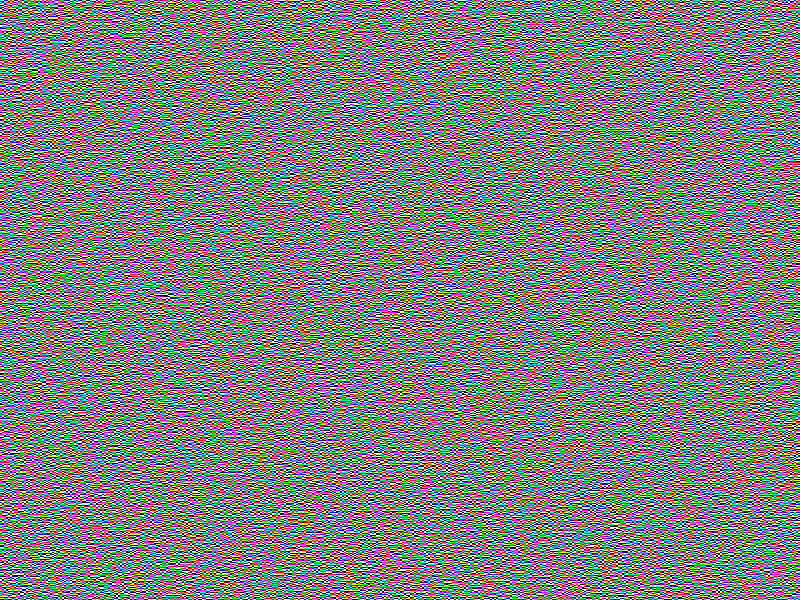
%> input picture Verifiable And Secure Color Image Visual Cryptography using RgbModel and Color Codes/Verification Share.bmp, 800 x 600 px; the run also reads 1 picture not shown here
$ octave verifivation.m   (GNU Octave 9; MATLAB toolbox functions it lacks are replaced by stand-ins)
%> lines starting %> are read from the running program, lines starting %| are printed output that depends on the picture
image_4 = imread('Verification Share.bmp');
%> image_4 is the input picture: size 600x800x3 uint8; mean R, G, B 127.3, 127.3, 127.3
image_4 = double(image_4);
%> image_4: size 600x800x3 double
R=image_4(:,:,1);
C=1-R;
G=image_4(:,:,2);
M=1-G;
B=image_4(:,:,3);
Y=1-B;
image_4=cat(3,C,M,Y);
figure; imshow(image_4); title('Verification Share');


image_1 = imread('Share147.bmp');
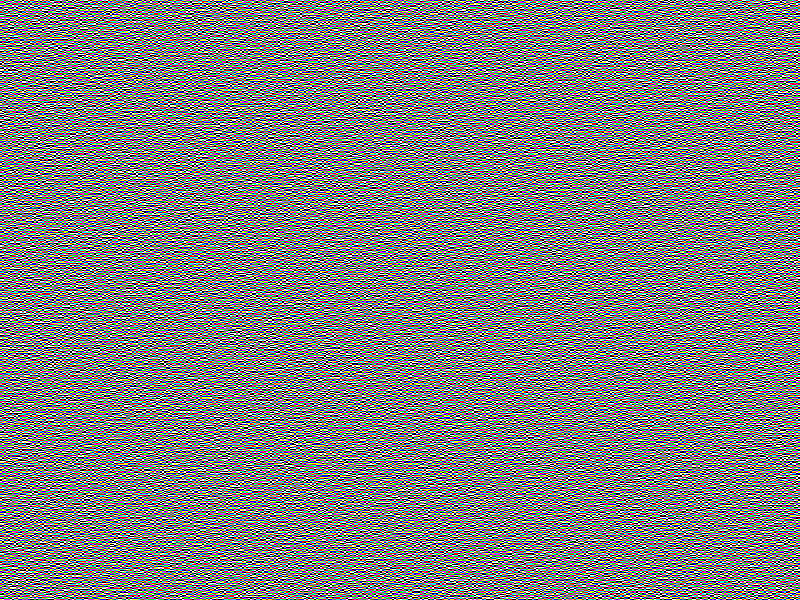
%> input picture Verifiable And Secure Color Image Visual Cryptography using RgbModel and Color Codes/Share147.bmp, 800 x 600 px
%> image_1 is the input picture: size 600x800x3 uint8; mean R, G, B 127.3, 127.3, 127.3
image_1 = double(image_1);
%> image_1: size 600x800x3 double
R=image_1(:,:,1);
C=1-R;
G=image_1(:,:,2);
M=1-G;
B=image_1(:,:,3);
Y=1-B;
image_1=cat(3,C,M,Y);
figure; imshow(image_1); title('Share147');

image_2 = imread('Share258.bmp');
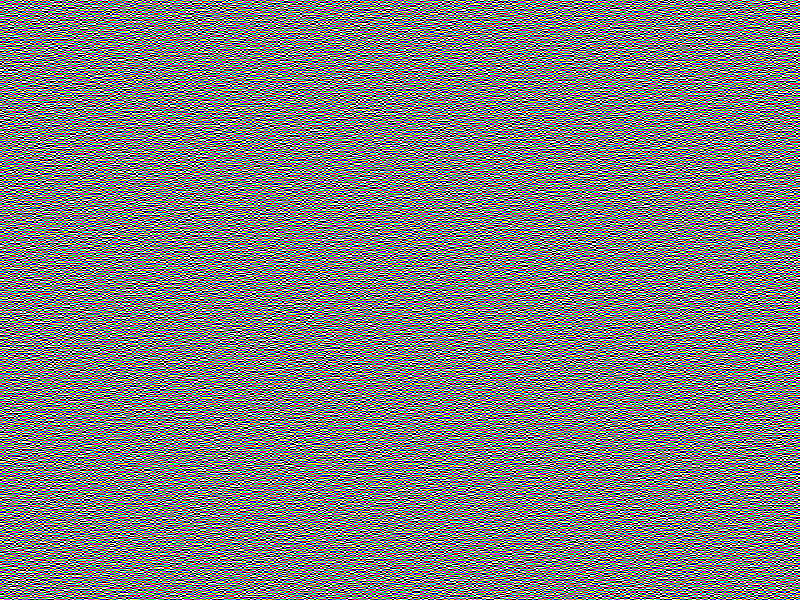
%> input picture Verifiable And Secure Color Image Visual Cryptography using RgbModel and Color Codes/Share258.bmp, 800 x 600 px
%> image_2 is the input picture: size 600x800x3 uint8; mean R, G, B 127.3, 127.3, 127.3
image_2 = double(image_2);
%> image_2: size 600x800x3 double
R=image_2(:,:,1);
C=1-R;
G=image_2(:,:,2);
M=1-G;
B=image_2(:,:,3);
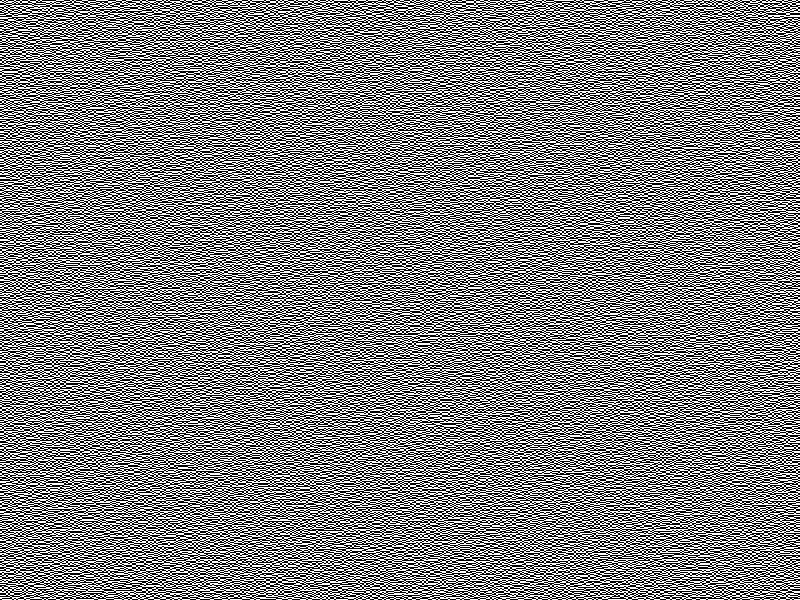
%> B: size 600x800 double; min 0, max 255, mean 127.3; mean of the top-left, top-right, bottom-left and bottom-right quarters 127.3, 127.3, 127.3, 127.3
Y=1-B;
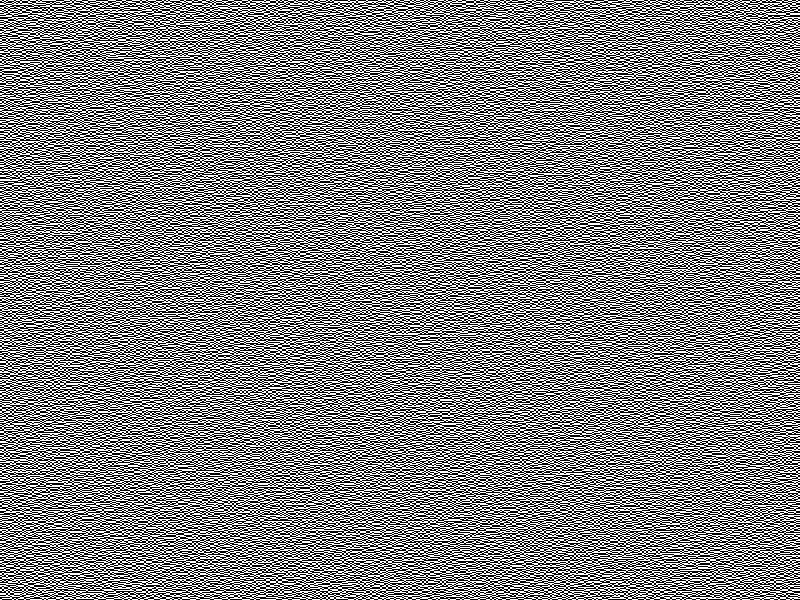
%> Y: size 600x800 double; min -254, max 1, mean -126.3; mean of the top-left, top-right, bottom-left and bottom-right quarters -126.3, -126.3, -126.3, -126.3; drawn with min black and max white
image_2=cat(3,C,M,Y);
figure; imshow(image_2); title('Share258');

image_3 = imread('Share369.bmp');
image_3 = double(image_3);
R=image_3(:,:,1);
C=1-R;
G=image_3(:,:,2);
M=1-G;
B=image_3(:,:,3);
Y=1-B;
image_3=cat(3,C,M,Y);
figure; imshow(image_3); title('Share369');


v1 = image_1 + image_4;
figure; imshow(v1); title('Verfication 1');
imwrite(v1,'Verified 1.bmp');
v2 = image_2 + image_4;
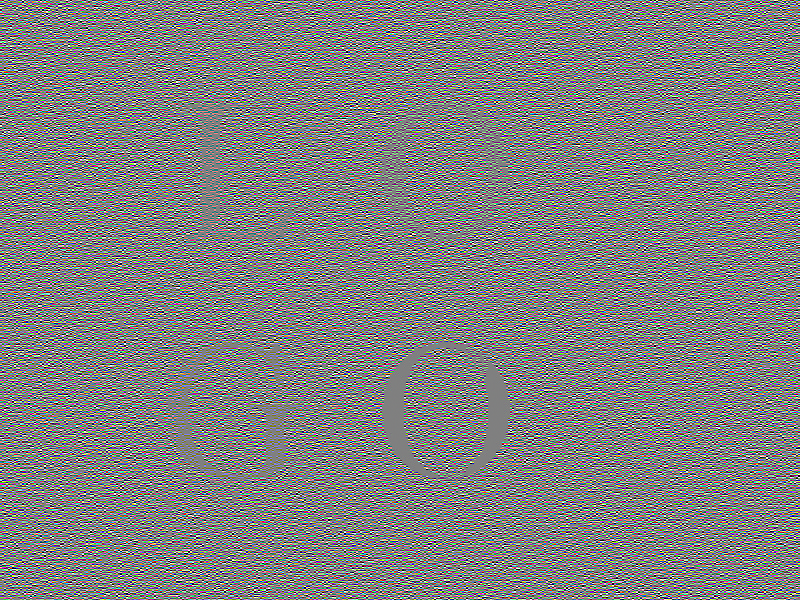
%> v2: size 600x800x3 double; mean R, G, B -252.5, -252.5, -252.5; mean of the top-left, top-right, bottom-left and bottom-right quarters -252.5, -252.5, -252.5, -252.5; drawn with min black and max white
figure; imshow(v2); title('Verfication 2');
imwrite(v2,'Verified 2.bmp');
v3 = image_3 + image_4;
figure; imshow(v3); title('Verfication 3');
imwrite(v3,'Verified 3.bmp');

secret = image_1 + image_2 + image_3;
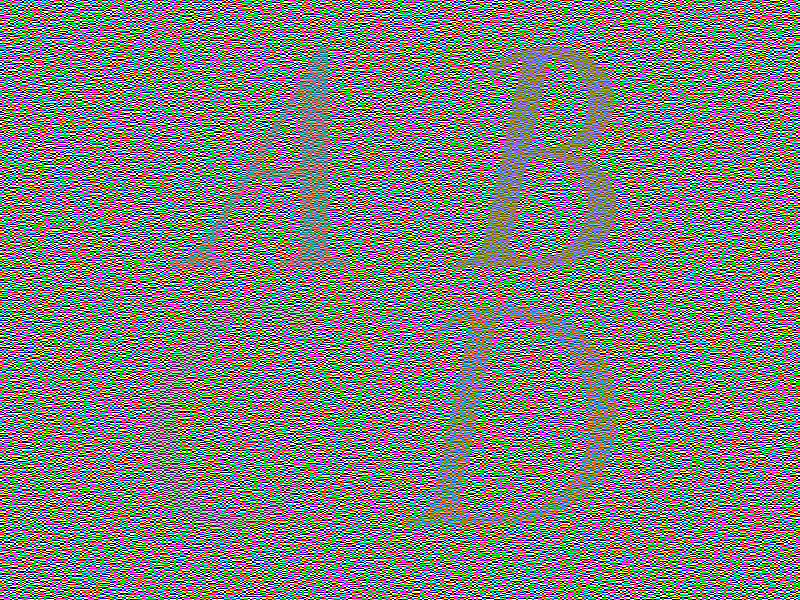
%> secret: size 600x800x3 double; mean R, G, B -378.8, -378.8, -378.8; drawn with min black and max white
figure; imshow(secret); title('Secret Image');
%> after `imshow(secret)`:
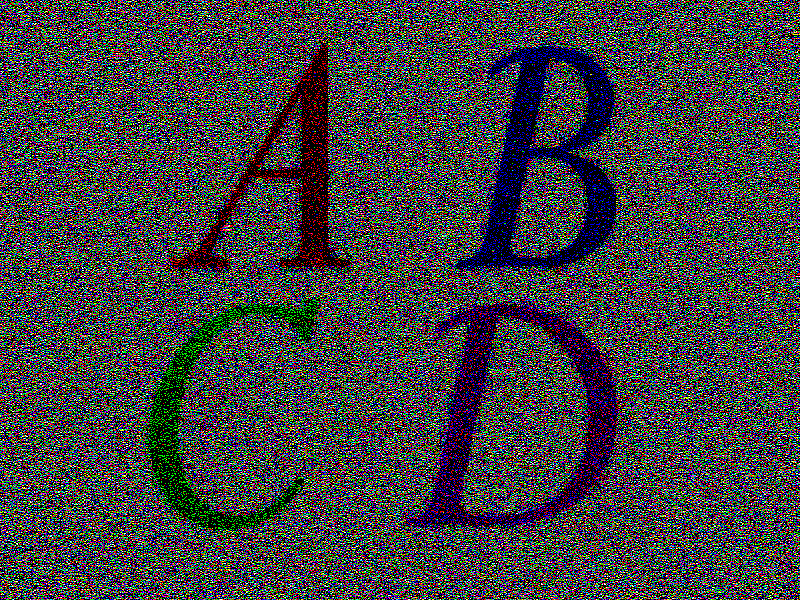
%> displayed picture: size 600x800x3, on the screen's scale of 0 to 255; mean R, G, B 65.9, 65.2, 67.2
